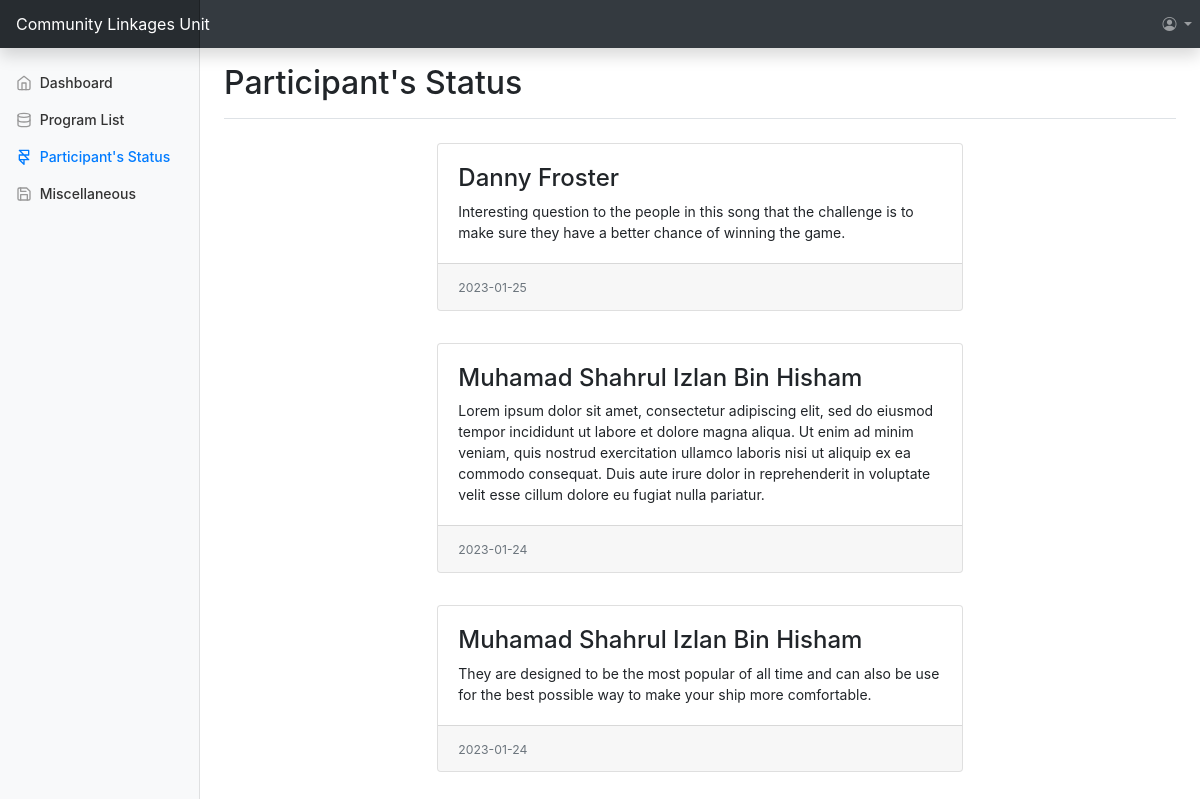
The page /staff/status.php?sid=1 on the database its author committed.
### tables this page shows
CREATE TABLE `status` (
  `time` date NOT NULL,
  `feed` varchar(1000) NOT NULL,
  `pid` int(11) NOT NULL
);

CREATE TABLE `participant` (
  `pid` int(11) NOT NULL,
  `nric` varchar(12) NOT NULL,
  `fullname` varchar(255) NOT NULL,
  `email` varchar(255) NOT NULL,
  `phone` varchar(13) NOT NULL,
  `address` varchar(255) NOT NULL,
  `progid` int(11) DEFAULT NULL
);

### staff/status.php (the view, shortened to what this page needs)
<?php
include "../dbconn.php";
$sid = $_GET['sid'];
$sql = "SELECT * FROM staff WHERE sid = $sid";
$result = mysqli_query($conn, $sql);
$row = mysqli_fetch_array($result);
?>
<!doctype html>
<html lang="en">
<head>
    <link rel="stylesheet" href="https://cdn.jsdelivr.net/npm/bootstrap@4.6.2/dist/css/bootstrap.min.css">
    <link rel="stylesheet" href="https://cdn.jsdelivr.net/npm/bootstrap-icons@1.10.2/font/bootstrap-icons.css">
    <link href="styles/dashboard.css" rel="stylesheet">
</head>
<body>
    <nav class="navbar navbar-dark sticky-top bg-dark flex-md-nowrap p-0 shadow navbar-expand-lg">
        <a class="navbar-brand col-md-3 col-lg-2 mr-0 px-3" href="#">Community Linkages Unit</a>
        <ul class="navbar-nav ml-auto">
            <li class="nav-item dropdown">
                <a class="nav-link dropdown-toggle" href="#" role="button" data-toggle="dropdown" aria-expanded="false">
                    <i class="bi bi-person-circle"></i>
                </a>
            </li>
        </ul>
    </nav>
    <div class="container-fluid">
        <div class="row">
            <nav id="sidebarMenu" class="col-md-3 col-lg-2 d-md-block bg-light sidebar collapse">
                <div class="sidebar-sticky pt-3">
                    <ul class="nav flex-column">
                        <li class="nav-item">
                            <a class="nav-link" href="dashboard.php?sid=<?php echo $row['sid']; ?>">
                                <span data-feather="home"></span> Dashboard
                            </a>
                        </li>
                        <li class="nav-item">
                            <a class="nav-link" href="program.php?sid=<?php echo $row['sid']; ?>">
                                <span data-feather="database"></span> Program List
                            </a>
                        </li>
                        <li class="nav-item">
                            <a class="nav-link active" href="javascript:window.location.reload(true)">
                                <span data-feather="framer"></span> Participant's Status <span class="sr-only">(current)</span>
                            </a>
                        </li>
                        <li class="nav-item">
                            <a class="nav-link disabled" href="#">
                                <span data-feather="save"></span> Miscellaneous
                            </a>
                        </li>
                    </ul>
                </div>
            </nav>
            <main role="main" class="col-md-9 ml-sm-auto col-lg-10 px-md-4">
                <div class="d-flex justify-content-between flex-wrap flex-md-nowrap align-items-center pt-3 pb-2 mb-3 border-bottom">
                    <h1 class="h2">Participant's Status</h1>
                </div>
                <?php
                $sqlstatus = "SELECT * FROM status AS s JOIN participant AS p ON s.pid = p.pid ORDER BY s.time desc";
                $restat = mysqli_query($conn, $sqlstatus) or die("error".mysqli_error($conn));
                while($statrow = mysqli_fetch_assoc($restat)) {
                    $div = ' class="mx-auto pt-2 col-md-7"';
                        $card = ' class="card mb-4"';
                        $body = ' class="card-body"';
                        $text = ' class="card-text"';
                        $footer = ' class="card-footer"';
                        $mute = ' class="text-muted"';
                        echo "<div".$div.">";
                        echo "<div".$card.">";
                        echo "<div".$body.">";
                        echo "<h4".$text.">".$statrow['fullname']."</h4>";
                        echo "<p".$text.">".$statrow['feed']."</p>";
                        echo "</div>";
                        echo "<div".$footer.">";
                        echo "<small".$mute.">".$statrow['time']."</small>";
                        echo "</div>";
                        echo "</div>";
                        echo "</div>";
                    }
                ?>
            </main>
        </div>
    </div>
</body>
</html>

### staff/styles/dashboard.css (style rules this page uses)
body { font-size: .875rem; }
.feather { width: 16px; height: 16px; vertical-align: text-bottom; }
.sidebar { position: fixed; top: 0; bottom: 0; left: 0; z-index: 100; padding: 48px 0 0; box-shadow: inset -1px 0 0 rgba(0, 0, 0, .1); }
.sidebar-sticky { position: relative; top: 0; height: calc(100vh - 48px); padding-top: .5rem; overflow-x: hidden; overflow-y: auto; }
.sidebar .nav-link { font-weight: 500; color: #333; }
.sidebar .nav-link .feather { margin-right: 4px; color: #999; }
.sidebar .nav-link.active { color: #007bff; }
.sidebar .nav-link:hover .feather, .sidebar .nav-link.active .feather { color: inherit; }
.navbar-brand { padding-top: .75rem; padding-bottom: .75rem; font-size: 1rem; background-color: rgba(0, 0, 0, .25); box-shadow: inset -1px 0 0 rgba(0, 0, 0, .25); }

### rows shown on the page
status: pid.fullname "Danny Froster", feed "Interesting question to the people in this song that the challenge is to make sure they have a better chance of winning the game.", time "2023-01-25"
status: pid.fullname "Muhamad Shahrul Izlan Bin Hisham", feed "Lorem ipsum dolor sit amet, consectetur adipiscing elit, sed do eiusmod tempor incididunt ut labore et dolore magna aliqua. Ut enim ad minim veniam, quis nostrud exercitation ullamco laboris nisi ut aliquip ex ea commodo consequat. Duis aute irure dolor in reprehenderit in voluptate velit esse cillum dolore eu fugiat nulla pariatur.", time "2023-01-24"
status: pid.fullname "Muhamad Shahrul Izlan Bin Hisham", feed "They are designed to be the most popular of all time and can also be use for the best possible way to make your ship more comfortable.", time "2023-01-24"
